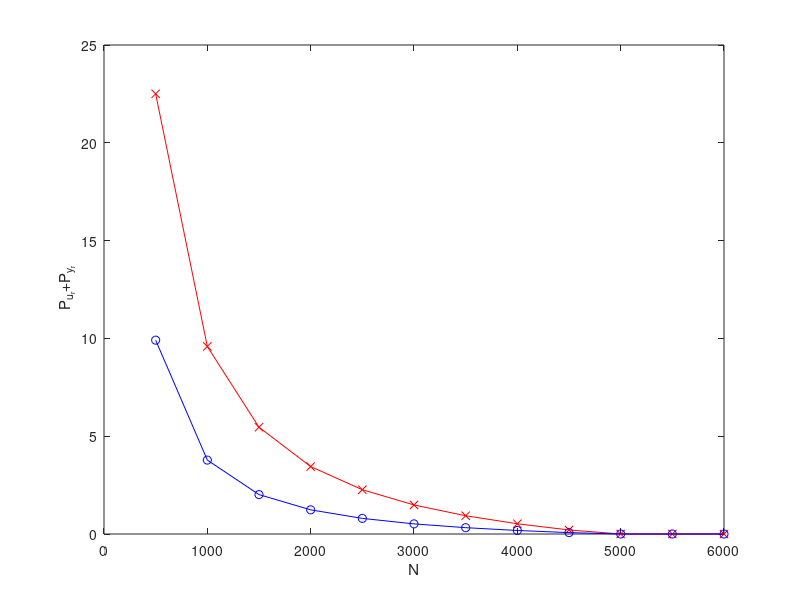

Here is the MATLAB script that generated this plot:
%Figure comparing Jr with white noise with the optimal signal (M=10) for different N
%*************

N=500:500:6000;

Jrwn=[22.5036,9.5878,5.4586,3.4483,2.2639,1.4847,0.9335,0.5234,0.2063,0,0,0];

Jropt=[9.9108,3.7788,2.0146,1.2357,0.7981,0.5181,0.3234,0.1805,0.0710,0,0,0];

figure(1)
plot(N,Jrwn,'rx',N,Jropt,'bo',N,Jrwn,'r',N,Jropt,'b')
xlabel('N')
ylabel(' P_{u_r}+P_{y_r}')
axis([0,6000,0,25])

% figure(2)
% plot(N,Jrwn./Jropt,'kx')
% axis([0,5000,2,3])
% xlabel('N')
% ylabel('ratio Jr')